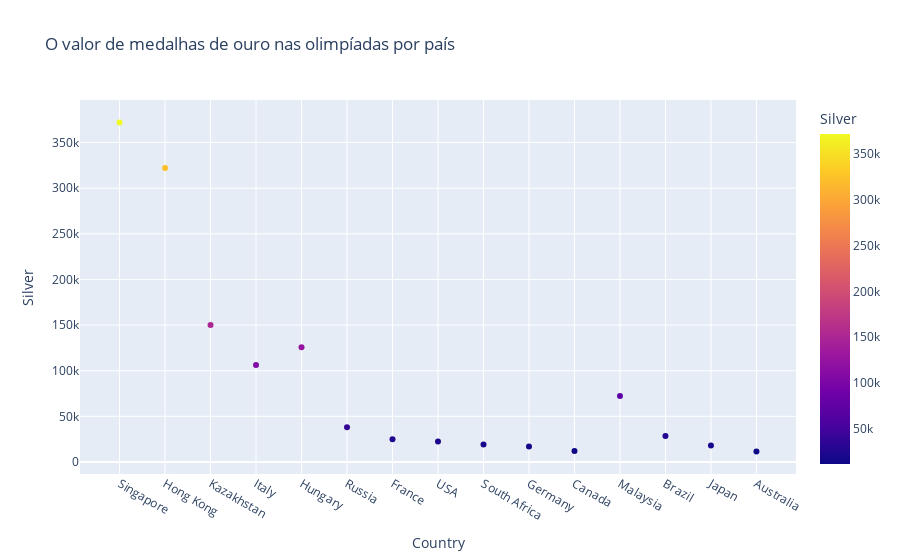

The code cell stored with this chart in its notebook:
### Code cell
medals_value = px.scatter(df, x='Country', y='Silver', title='O valor de medalhas de ouro nas olimpíadas por país', color='Silver')
medals_value.show()

### Figure 1 — Plotly figure (JSON) as saved in the notebook; plotly's stock layout.template omitted (floating-point values rounded to 4 significant figures)
{"data": [{"hovertemplate": "Country=%{x}<br>Silver=%{marker.color}<extra></extra>", "legendgroup": "", "marker": {"color": [372000, 322000, 150000, 106200, 125600, 38000, 25000, 22500, 19000, 17000, 12000, 72200, 28500, 18100, 11400], "coloraxis": "coloraxis", "symbol": "circle"}, "mode": "markers", "name": "", "orientation": "v", "showlegend": false, "type": "scatter", "x": ["Singapore", "Hong Kong", "Kazakhstan", "Italy", "Hungary", "Russia", "France", "USA", "South Africa", "Germany", "Canada", "Malaysia", "Brazil", "Japan", "Australia"], "xaxis": "x", "y": [372000, 322000, 150000, 106200, 125600, 38000, 25000, 22500, 19000, 17000, 12000, 72200, 28500, 18100, 11400], "yaxis": "y"}], "layout": {"coloraxis": {"colorbar": {"title": {"text": "Silver"}}, "colorscale": [[0, "#0d0887"], [0.1111, "#46039f"], [0.2222, "#7201a8"], [0.3333, "#9c179e"], [0.4444, "#bd3786"], [0.5556, "#d8576b"], [0.6667, "#ed7953"], [0.7778, "#fb9f3a"], [0.8889, "#fdca26"], [1, "#f0f921"]]}, "legend": {"tracegroupgap": 0}, "title": {"text": "O valor de medalhas de ouro nas olimpíadas por país"}, "xaxis": {"anchor": "y", "domain": [0, 1], "title": {"text": "Country"}}, "yaxis": {"anchor": "x", "domain": [0, 1], "title": {"text": "Silver"}}}}
